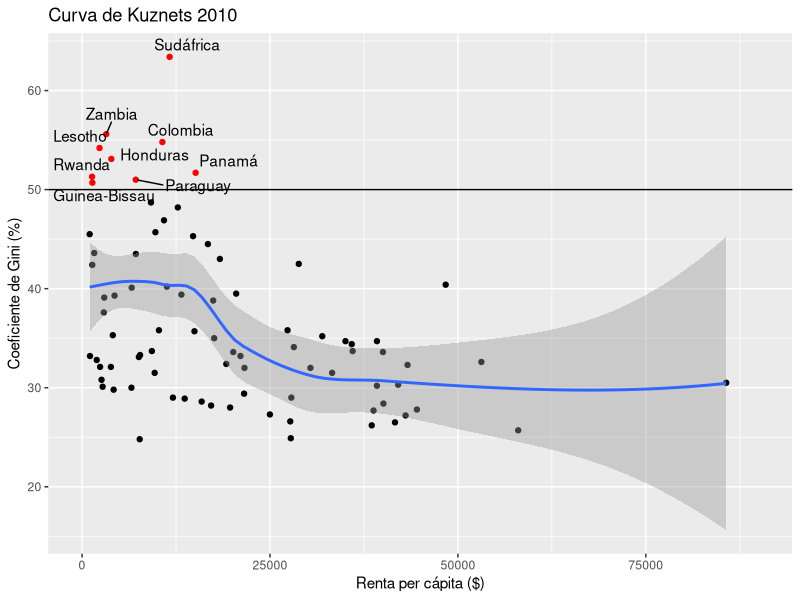
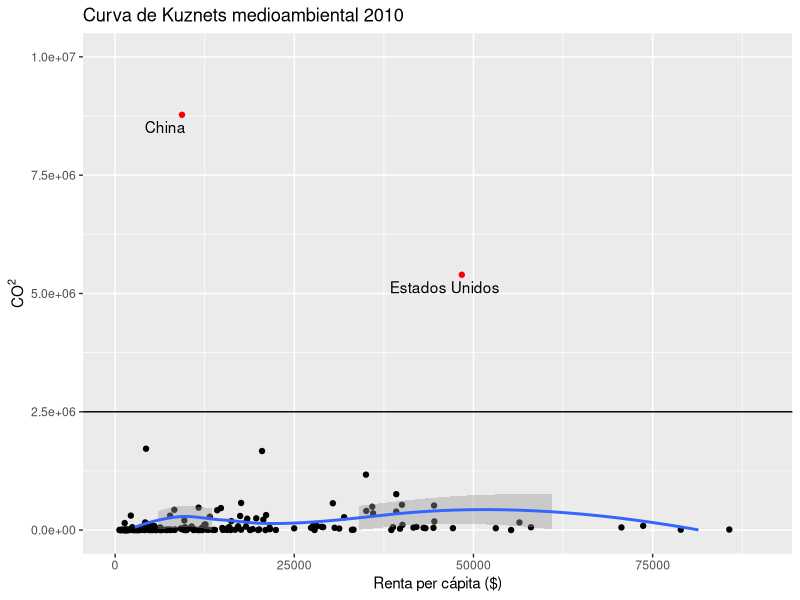
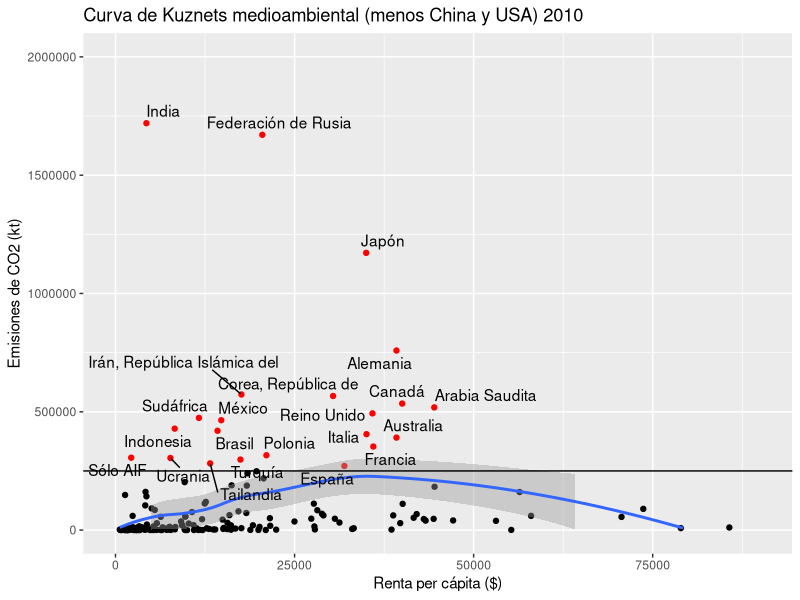

Source code (R) for these figures, in order:
setwd(dirname(rstudioapi::getSourceEditorContext()$path))

library(ggplot2)
library(readr)
library(magrittr)
library(dplyr)
library(stringr)
library(ggrepel)

gini <- read_csv("./kuznets_2010.csv")
co2 <- read_csv("./kuznets_co2_2010.csv")
# gini <- gini %>% filter(!str_detect(`Country Code`, 'FRA|KGZ|EST'))

kuznet <- data.frame(gini$`Country Name`, gini$Gini, gini$`Income per capita`, stringsAsFactors = TRUE)
colnames(kuznet) <- c("country", "gini", "income_per_capita")

kuznet_co2 <- data.frame(co2$`Country Name`, co2$co2, co2$`Income per capita`, stringsAsFactors = TRUE)
colnames(kuznet_co2) <- c("country", "co2", "income_per_capita")

diagram <- ggplot(data = kuznet, aes(x = income_per_capita, y = gini, label = country))+ geom_point(color = ifelse(kuznet$gini >= 50, "red", "black"))+ labs(title = "Curva de Kuznets 2010", x = "Renta per cápita ($)", y = "Coeficiente de Gini (%)")+ xlim(0,90000)+ylim(0,70)+geom_smooth()
diagram+geom_text_repel(data= subset(kuznet, gini >= 50),stat = "identity",position = "identity", parse = FALSE)+geom_hline(yintercept = 50)+scale_y_continuous(breaks = round(seq(0, 75, by = 10),0))

diagram_co2 <- ggplot(data = kuznet_co2, aes(x = income_per_capita, y = co2, label = country))+ geom_point(color = ifelse(kuznet_co2$co2 >= 2500000, "red", "black"))+ labs(title = "Curva de Kuznets medioambiental 2010", x = "Renta per cápita ($)", y = parse(text='CO^2'))+geom_smooth()+ xlim(0,90000)+ylim(0,10000000)
diagram_co2+geom_text_repel(data= subset(kuznet_co2, co2 >= 2500000),stat = "identity",position = "identity", parse = FALSE)+geom_hline(yintercept = 2500000)

diagram_co2_norm <- ggplot(data = kuznet_co2, aes(x = income_per_capita, y = co2, label = country))+ geom_point(color = ifelse(kuznet_co2$co2 >= 250000, "red", "black"))+ labs(title = "Curva de Kuznets medioambiental (menos China y USA) 2010", x = "Renta per cápita ($)", y = "Emisiones de CO2 (kt)")+geom_smooth()+ xlim(0,90000)+ylim(0,2000000)
diagram_co2_norm+geom_text_repel(data= subset(kuznet_co2, co2 >= 250000),stat = "identity",position = "identity", parse = FALSE)+geom_hline(yintercept = 250000)
